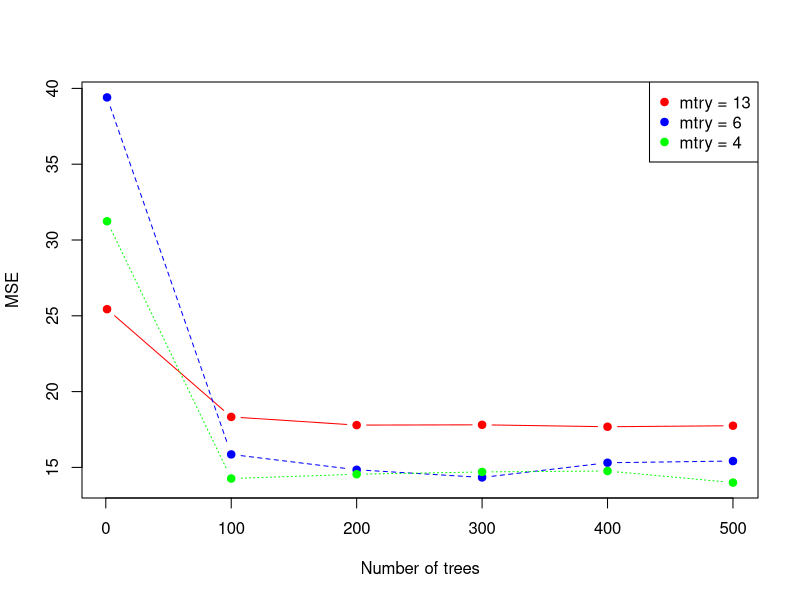

This figure's R source: (Note: this script raises an error after producing the figure.)
## ---- chunk 1
require(MASS)
require(randomForest)
## ---- chunk 2
data("Boston")
dim(Boston)  
## ---- chunk 3
set.seed(123)
train_idx <- sample(1:nrow(Boston), 300)
## ---- chunk 4
ntrees <- c(1, 100, 200, 300, 400, 500)
mtry <- c(13, 6, 4)
test.err <- matrix(data = NA, nrow = 3, ncol = 6)
test.err[1,2] <- 2

i<- 1

for(p in mtry)
{
  j <- 1  
  for(trees in ntrees)
  {
    rf.fit <- randomForest(medv ~., data = Boston[train_idx,],
                           ntree = trees,
                           mtry = p)
  
    test.pred <- predict(rf.fit, newdata = Boston[-train_idx,])
  
    test.err[i,j] <- mean((test.pred - Boston$medv[-train_idx])^2)
    j <- j + 1
  }
  i <- i + 1    
}

test.err <- as.data.frame(test.err) 
## ---- chunk 5

test.err.df = t(test.err)

matplot(x = c(1,100,200,300,400,500),
        y = cbind(test.err.df[,1], test.err.df[,2], test.err.df[,3]), 
        pch = 19, col = c("red", "blue", "green"), type = "b", 
        xlab = "Number of trees", ylab = "MSE")
legend("topright", legend = c("mtry = 13", "mtry = 6", "mtry = 4"), pch = 19, col = c("red", "blue", "green"))
## ---- chunk 6
data("Carseats")
dim(Carseats)
## ---- chunk 7
set.seed(100)
train_idx <- sample(1:nrow(Carseats), 0.5*nrow(Carseats))
train_data <- Carseats[train_idx, ]
test_data <- Carseats[-train_idx, ]
## ---- chunk 8
tree_fit <- tree(Sales ~., data = train_data)

plot(tree_fit)
text(tree_fit, pretty = 0,cex = 0.6)

summary(tree_fit)
## ---- chunk 9
pred_test <- predict(tree_fit, newdata = test_data)
test_mse <- mean((test_data$Sales - pred_test)^2)
test_mse
## ---- chunk 10
cv_tree <- cv.tree(tree_fit, FUN = prune.tree) 
cv_tree 
## ---- chunk 11
plot(cv_tree)
## ---- chunk 12
cv_result <- as.data.frame(cbind(cv_tree$size, cv_tree$dev))
colnames(cv_result) <- c("size", "dev")
tree_size <- cv_result$size[cv_result$dev == min(cv_result$dev)]
## ---- chunk 13
prune_tree <- prune.tree(tree_fit, best = tree_size[2])  #best = #of terminal nodes
plot(prune_tree); text(prune_tree, pretty = 0, cex = 0.6)
## ---- chunk 14
prune_pred <- predict(prune_tree, newdata = test_data)
prune_test_mse <- mean((test_data$Sales - prune_pred)^2)
prune_test_mse

## ---- chunk 15

